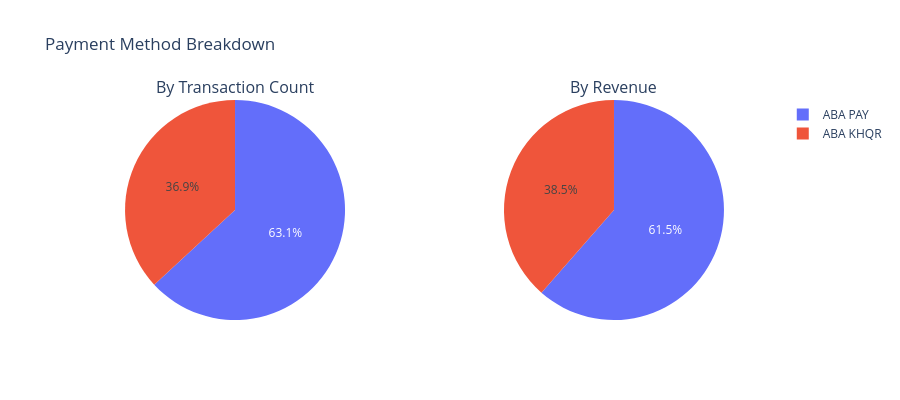

Notebook code for this chart:
### Markdown cell above
# ========== PAYMENT METHOD ==========

### Code cell
method_stats = df.groupby('Method_Clean')['Amount'].agg(['count','sum']).reset_index()
method_stats.columns = ['Method', 'Count', 'Total']

fig = make_subplots(rows=1, cols=2, specs=[[{"type":"pie"},{"type":"pie"}]],
                    subplot_titles=['By Transaction Count','By Revenue'])
fig.add_trace(go.Pie(labels=method_stats['Method'], values=method_stats['Count']), row=1, col=1)
fig.add_trace(go.Pie(labels=method_stats['Method'], values=method_stats['Total']), row=1, col=2)
fig.update_layout(title='Payment Method Breakdown', height=400)
fig.show()

### Figure 1 — Plotly figure (JSON) as saved in the notebook; plotly's stock layout.template omitted (floating-point values rounded to 4 significant figures)
{"data": [{"domain": {"x": [0, 0.45], "y": [0, 1]}, "labels": ["ABA KHQR", "ABA PAY"], "type": "pie", "values": [2031, 3478]}, {"domain": {"x": [0.55, 1], "y": [0, 1]}, "labels": ["ABA KHQR", "ABA PAY"], "type": "pie", "values": [30580.0, 48770.0]}], "layout": {"annotations": [{"font": {"size": 16}, "showarrow": false, "text": "By Transaction Count", "x": 0.225, "xanchor": "center", "xref": "paper", "y": 1, "yanchor": "bottom", "yref": "paper"}, {"font": {"size": 16}, "showarrow": false, "text": "By Revenue", "x": 0.775, "xanchor": "center", "xref": "paper", "y": 1, "yanchor": "bottom", "yref": "paper"}], "height": 400, "title": {"text": "Payment Method Breakdown"}}}
